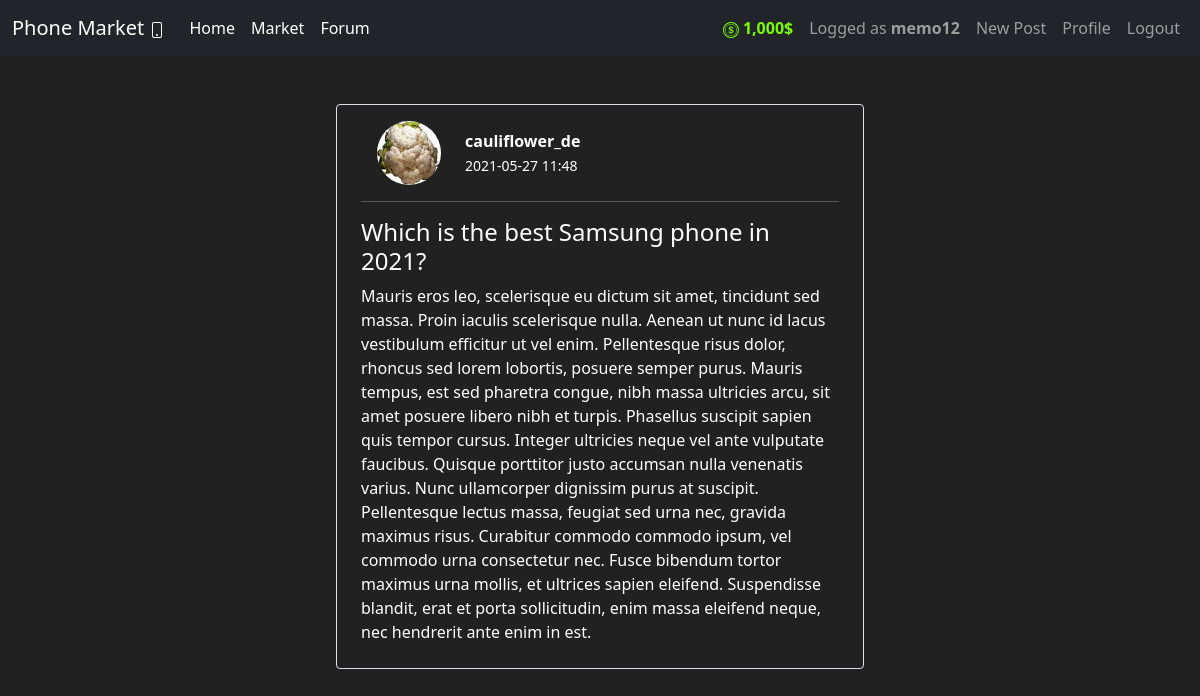
The app's page /post/17 (signed in) with its own data.
### market/models.py (models this page shows, shortened)
class User(db.Model, UserMixin):
    id = db.Column(db.Integer(), primary_key=True)
    username = db.Column(db.String(length=30), nullable=False, unique=True)
    email_address = db.Column(db.String(length=50), nullable=False, unique=True)
    password_hash = db.Column(db.String(length=60), nullable=False)
    budget = db.Column(db.Integer(), nullable=False, default=1000)
    image_file = db.Column(db.Integer(), nullable=False, server_default='default-profile-pic.jpg')
    items = db.relationship('Item', backref='owned_user', lazy=True)
    posts = db.relationship('Post', backref='author', lazy=True)
    @property
    def prettier_budget(self):
        if len(str(self.budget)) >= 4:
            return f'{str(self.budget)[:-3]},{str(self.budget)[-3:]}$'
        return f'{self.budget}$'
    @property
    def password(self):
        return self.password

class Post(db.Model):
    id = db.Column(db.Integer(), primary_key=True)
    title = db.Column(db.String(100), nullable=False)
    time_created = db.Column(db.DateTime(timezone=True), server_default=func.now())
    content = db.Column(db.Text, nullable=False)
    user_id = db.Column(db.Integer, db.ForeignKey('user.id'), nullable=False)

### market/routes.py (the view)
@app.route('/post/<int:post_id>')
@login_required
def post_page(post_id):
    post = Post.query.get_or_404(post_id)
    return render_template('post.html', title=post.title, post=post)

### market/models.py (called while the page is built)
@login_manager.user_loader
def load_user(user_id):
    return User.query.get(int(user_id))

### market/templates/post.html (shortened to what this page needs)
{% extends 'base.html' %}
{% block content %}
<div class="container w-50">
  <div class="media m-4 p-3 border rounded">
    <img class="mx-4 rounded-circle float-start",
    src="{{ url_for('static', filename='/profile_pics/' + post.author.image_file) }}",
    alt="Generic placeholder image",
    style="width:64px;height:64px">
    <div class="media-body m-2">
      <b>{{ post.author.username }}</b>
      <br>
      <small>{{ post.time_created.strftime("%Y-%m-%d %H:%M") }}</small>
      <hr class="mt-4">
      <h4 class="mt-0">{{ post.title }}</></h4>
      {{ post.content }}
    </div>
  </div>
</div>
{% endblock %}

### market/templates/base.html (shortened to what this page needs)
<!DOCTYPE html>
<html lang="en">
  <head>
    <link
      href="https://cdn.jsdelivr.net/npm/bootstrap@5.0.0-beta3/dist/css/bootstrap.min.css"
      rel="stylesheet"
    />
  </head>
  <body>
    <nav class="navbar navbar-expand-lg navbar-dark bg-dark">
      <div class="container-fluid">
        <a class="navbar-brand" href="{{ url_for('home_page') }}">
          Phone Market
        </a>
        <div class="collapse navbar-collapse" id="navbarSupportedContent">
          <ul class="navbar-nav me-auto mb-2 mb-lg-0">
            <li class="nav-item">
              <a class="nav-link active" aria-current="page" href="{{ url_for('home_page') }}">Home</a>
            </li>
            <li class="nav-item">
              <a class="nav-link active" aria-current="page" href="{{ url_for('market_page') }}">Market</a>
            </li>
            <li class="nav-item">
              <a class="nav-link active" aria-current="page" href="{{ url_for('forum_page') }}">Forum</a>
            </li>
          </ul>
          <ul class="navbar-nav mb-2 mb-lg-0">
            {% if current_user.is_authenticated %}
            <li class="nav-item">
              <a class="nav-link" style="color: lawngreen; font-weight: bold;">
                {{ current_user.prettier_budget }}
              </a>
            </li>
            <li class="nav-item">
              <a class="nav-link" href="{{ url_for('account_page') }}">
                Logged as <strong>{{ current_user.username }}</strong>
              </a>
            </li>
            <li class="nav-item">
              <a class="nav-link" href="{{ url_for('new_post') }}">New Post</a>
            </li>
            <li class="nav-item">
              <a class="nav-link" href="{{ url_for('account_page') }}">Profile</a>
            </li>
            <li class="nav-item">
              <a class="nav-link" href="{{ url_for('logout_page') }}">Logout</a>
            </li>
            {% endif %}
          </ul>
        </div>
      </div>
    </nav>
    <br>
    {% block content %}
    {% endblock %}
  </body>
</html>

### market/templates/base.html (style rules this page uses)
body { background-color: #212121; color: white; }

### records on screen
User: prettier_budget "1,000$", username "memo12"
User: image_file (picture), author.username "cauliflower_de"
Post: time_created "2021-05-27 11:48", title "Which is the best Samsung phone in 2021?", content "Mauris eros leo, scelerisque eu dictum sit amet, tincidunt sed massa. Proin iaculis scelerisque nulla. Aenean ut nunc id lacus vestibulum efficitur ut vel enim. Pellentesque risus dolor, rhoncus sed lorem lobortis, posuere semper purus. Mauris tempus, est sed pharetra congue, nibh massa ultricies arcu, sit amet posuere libero nibh et turpis. Phasellus suscipit sapien quis tempor cursus. Integer ultricies neque vel ante vulputate faucibus. Quisque porttitor justo accumsan nulla venenatis varius. Nunc ullamcorper dignissim purus at suscipit. Pellentesque lectus massa, feugiat sed urna nec, gravida maximus risus. Curabitur commodo commodo ipsum, vel commodo urna consectetur nec. Fusce bibendum…"
